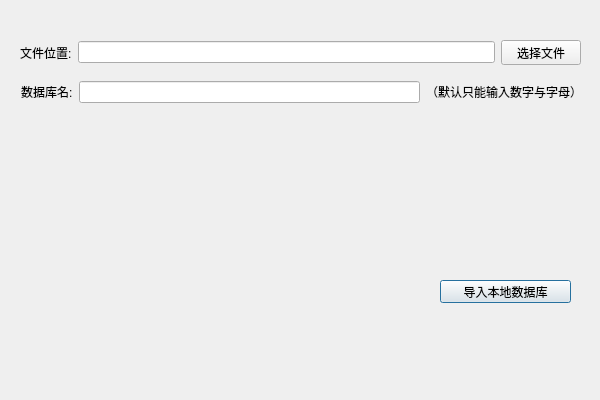
<?xml version="1.0" encoding="UTF-8"?>
<ui version="4.0">
 <class>DataFromLocal</class>
 <widget class="QDialog" name="DataFromLocal">
  <property name="geometry">
   <rect>
    <x>0</x>
    <y>0</y>
    <width>600</width>
    <height>400</height>
   </rect>
  </property>
  <property name="windowTitle">
   <string>添加本地数据</string>
  </property>
  <widget class="QPushButton" name="toDatabase">
   <property name="geometry">
    <rect>
     <x>440</x>
     <y>280</y>
     <width>131</width>
     <height>23</height>
    </rect>
   </property>
   <property name="text">
    <string>导入本地数据库</string>
   </property>
  </widget>
  <widget class="QWidget" name="layoutWidget">
   <property name="geometry">
    <rect>
     <x>20</x>
     <y>40</y>
     <width>561</width>
     <height>25</height>
    </rect>
   </property>
   <layout class="QHBoxLayout" name="horizontalLayout">
    <item>
     <widget class="QLabel" name="label">
      <property name="text">
       <string>文件位置:</string>
      </property>
     </widget>
    </item>
    <item>
     <widget class="QLineEdit" name="lineEdit"/>
    </item>
    <item>
     <widget class="QPushButton" name="choseFile">
      <property name="text">
       <string>选择文件</string>
      </property>
     </widget>
    </item>
   </layout>
  </widget>
  <widget class="QWidget" name="">
   <property name="geometry">
    <rect>
     <x>21</x>
     <y>81</y>
     <width>561</width>
     <height>22</height>
    </rect>
   </property>
   <layout class="QHBoxLayout" name="horizontalLayout_2">
    <item>
     <widget class="QLabel" name="label_2">
      <property name="text">
       <string>数据库名:</string>
      </property>
     </widget>
    </item>
    <item>
     <widget class="QLineEdit" name="databaseName"/>
    </item>
    <item>
     <widget class="QLabel" name="label_3">
      <property name="text">
       <string>（默认只能输入数字与字母）</string>
      </property>
     </widget>
    </item>
   </layout>
  </widget>
 </widget>
 <resources/>
 <connections/>
</ui>
